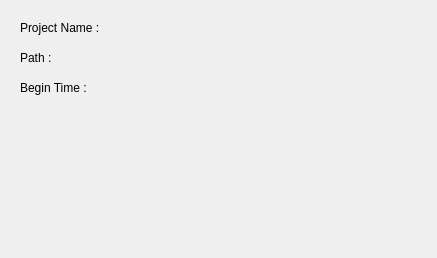
<?xml version="1.0" encoding="UTF-8"?>
<ui version="4.0">
 <class>SolverParticularWidget</class>
 <widget class="QWidget" name="SolverParticularWidget">
  <property name="geometry">
   <rect>
    <x>0</x>
    <y>0</y>
    <width>437</width>
    <height>258</height>
   </rect>
  </property>
  <property name="windowTitle">
   <string>SolverParticularWidget</string>
  </property>
  <widget class="QLabel" name="label">
   <property name="geometry">
    <rect>
     <x>20</x>
     <y>20</y>
     <width>91</width>
     <height>16</height>
    </rect>
   </property>
   <property name="text">
    <string>Project Name :</string>
   </property>
  </widget>
  <widget class="QLabel" name="label_2">
   <property name="geometry">
    <rect>
     <x>20</x>
     <y>50</y>
     <width>81</width>
     <height>16</height>
    </rect>
   </property>
   <property name="text">
    <string>Path :</string>
   </property>
  </widget>
  <widget class="QLabel" name="label_3">
   <property name="geometry">
    <rect>
     <x>20</x>
     <y>80</y>
     <width>71</width>
     <height>16</height>
    </rect>
   </property>
   <property name="text">
    <string>Begin Time :</string>
   </property>
  </widget>
 </widget>
 <layoutdefault spacing="6" margin="11"/>
 <resources/>
 <connections/>
</ui>
